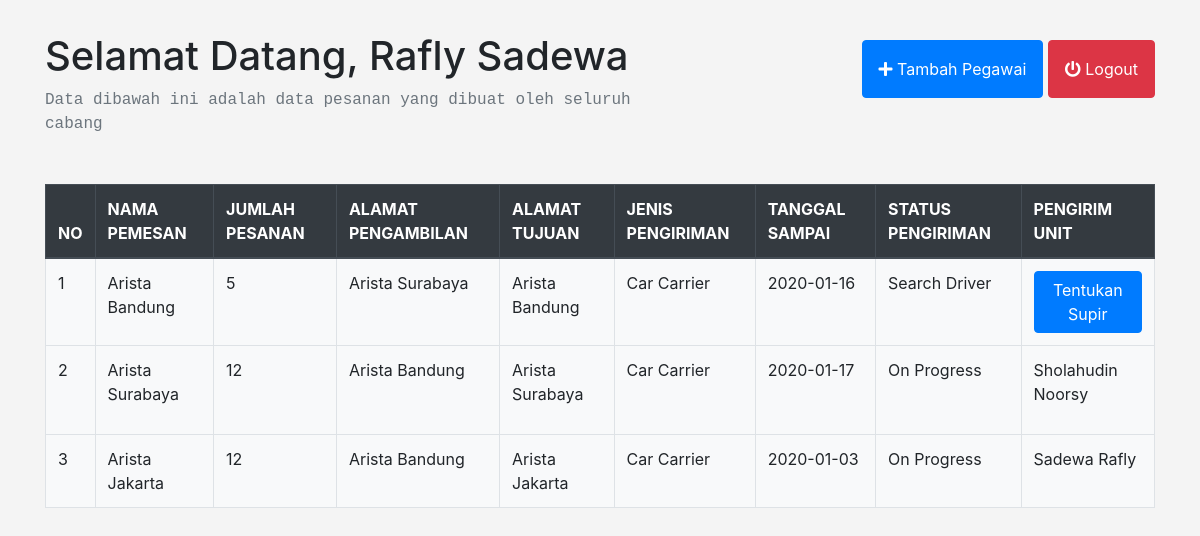
Page /halaman_admin.php (signed in) on the committed database.
### tables this page shows
CREATE TABLE `karyawan` (
  `id_krwn` int(11) NOT NULL,
  `nik_krwn` varchar(16) NOT NULL,
  `nama_krwn` varchar(255) NOT NULL,
  `pengalaman_krwn` int(11) NOT NULL,
  `tanggal_lahir_krwn` date NOT NULL,
  `alamat_krwn` varchar(255) NOT NULL,
  `sim_b` char(1) NOT NULL,
  `pendidikan_krwn` varchar(10) NOT NULL,
  `jenkel_krwn` varchar(30) NOT NULL,
  `telephone_krwn` varchar(13) NOT NULL,
  `status_krwn` varchar(20) NOT NULL,
  `jabatan_krwn` varchar(30) NOT NULL
);

CREATE TABLE `transaksi_pemesanan` (
  `id_transaksi` int(11) NOT NULL,
  `id_pemesan` int(11) NOT NULL,
  `jumlah_pesanan` int(11) NOT NULL,
  `alamat_pengambilan` varchar(255) NOT NULL,
  `alamat_tujuan` varchar(255) NOT NULL,
  `jenis_pengiriman` varchar(255) NOT NULL,
  `tanggal_sampai` date NOT NULL,
  `status_pengiriman` varchar(255) NOT NULL,
  `nama_krwn` varchar(255) DEFAULT 'Search Driver'
);

CREATE TABLE `pemesan` (
  `id_pemesan` int(11) NOT NULL,
  `username_pmsn` varchar(255) NOT NULL,
  `password_pmsn` varchar(255) NOT NULL,
  `nama_pemesan` varchar(255) NOT NULL,
  `alamat_pemesan` varchar(255) NOT NULL,
  `telephone_pemesan` varchar(255) NOT NULL
);

### functions.php (called while the page is built, shortened)
<?php
    $conn = mysqli_connect('localhost', 'root', '', 'spk_supir_ekspedisi');
    function query($query){
        global $conn;
        $rows = [];
        $result = mysqli_query($conn,$query);
        while ($row = mysqli_fetch_assoc($result)) {
            $rows[] = $row;
        }
        return $rows;
    }
?>

### halaman_admin.php (the view, shortened to what this page needs)
<?php
  require "functions.php";
  $id_karyawan = $_SESSION["id_karyawan"];
  $jabatan = $_SESSION["jabatan"];
  $query = "SELECT tr.id_transaksi, p.nama_pemesan, tr.jumlah_pesanan, tr.alamat_pengambilan,
            tr.alamat_tujuan, tr.jenis_pengiriman, tr.tanggal_sampai, tr.status_pengiriman,
            tr.nama_krwn
            FROM transaksi_pemesanan tr JOIN pemesan p ON (tr.id_pemesan = p.id_pemesan)
            ORDER BY tr.id_transaksi DESC";
  $result = query($query);
  $query_admin = "SELECT * FROM karyawan WHERE id_krwn = '$id_karyawan' AND jabatan_krwn = '$jabatan'";
  $admin = query($query_admin)[0];
?>
<!DOCTYPE html>
<html>
<head>
    <link rel="stylesheet" href="libraries/bootstrap/css/bootstrap.css">
    <link rel="stylesheet" href="styles/main.css">
    <link rel="stylesheet" href="https://use.fontawesome.com/releases/v5.1.1/css/all.css">
</head>
<body>
    <div class="container">
      <div class=" row my-4">
        <div class="col-lg-7 my-2">
          <h1 class="">Selamat Datang, <?= $admin["nama_krwn"]; ?></h1>
          <p class="text-muted text-monospace">
            Data dibawah ini adalah data pesanan yang dibuat oleh seluruh cabang
          </p>
        </div>
        <div id="button" class=" col-lg-5 my-3 text-right">
          <a href="tambah_pegawai.php" class="btn btn-primary p-3">
            <span class="fa fa-plus"></span> Tambah Pegawai
          </a>
          <a href="logout.php" class="btn btn-danger p-3">
            <span class="fa fa-power-off"></span> Logout
          </a>
        </div>
        <br>
      </div>
    </div>
  <main id="content">
    <div id="table_data" class="container">
      <table class="table table-bordered table-responsive-sm">
        <thead class="thead-dark">
          <tr>
            <th scope="col">NO</th>
            <th scope="col">NAMA PEMESAN</th>
            <th scope="col">JUMLAH PESANAN</th>
            <th scope="col">ALAMAT PENGAMBILAN</th>
            <th scope="col">ALAMAT TUJUAN</th>
            <th scope="col">JENIS PENGIRIMAN</th>
            <th scope="col">TANGGAL SAMPAI</th>
            <th scope="col">STATUS PENGIRIMAN</th>
            <th scope="col">PENGIRIM UNIT</th>
          </tr>
        </thead>
        <tbody class="bg-light">
            <?php $no = 1;
            foreach ($result as $rslt): ?>
            <tr>
              <td><?= $no++; ?></td>
              <td><?= $rslt["nama_pemesan"]; ?></td>
              <td><?= $rslt["jumlah_pesanan"]; ?></td>
              <td><?= $rslt["alamat_pengambilan"]; ?></td>
              <td><?= $rslt["alamat_tujuan"]; ?></td>
              <td><?= $rslt["jenis_pengiriman"]; ?></td>
              <td><?= $rslt["tanggal_sampai"]; ?></td>
              <td><?= $rslt["status_pengiriman"];?></td>
              <td>
                <?php if($rslt["nama_krwn"] == "Search Driver"):?>
                    <a href="konversi_data.php?id_transaksi=<?= $rslt["id_transaksi"];?>" class="btn btn-primary">Tentukan Supir</a>
                <?php else:?>
                  <p><?= $rslt["nama_krwn"]; ?></p>
                <?php endif;?>
              </td>
            </tr>
            <?php endforeach; ?>
        </tbody>
      </table>
    </div>
  </main>
</body>
</html>

### styles/main.css (style rules this page uses)
body { background-color: #f4f4f4; }

### rows in the picture
karyawan: nama_krwn "Rafly Sadewa"
transaksi_pemesanan: id_pemesan.nama_pemesan "Arista Bandung", jumlah_pesanan "5", alamat_pengambilan "Arista Surabaya", alamat_tujuan "Arista Bandung", jenis_pengiriman "Car Carrier", tanggal_sampai "2020-01-16", status_pengiriman "Search Driver"
transaksi_pemesanan: id_pemesan.nama_pemesan "Arista Surabaya", jumlah_pesanan "12", alamat_pengambilan "Arista Bandung", alamat_tujuan "Arista Surabaya", jenis_pengiriman "Car Carrier", tanggal_sampai "2020-01-17", status_pengiriman "On Progress", nama_krwn "Sholahudin Noorsy"
transaksi_pemesanan: id_pemesan.nama_pemesan "Arista Jakarta", jumlah_pesanan "12", alamat_pengambilan "Arista Bandung", alamat_tujuan "Arista Jakarta", jenis_pengiriman "Car Carrier", tanggal_sampai "2020-01-03", status_pengiriman "On Progress", nama_krwn "Sadewa Rafly"
